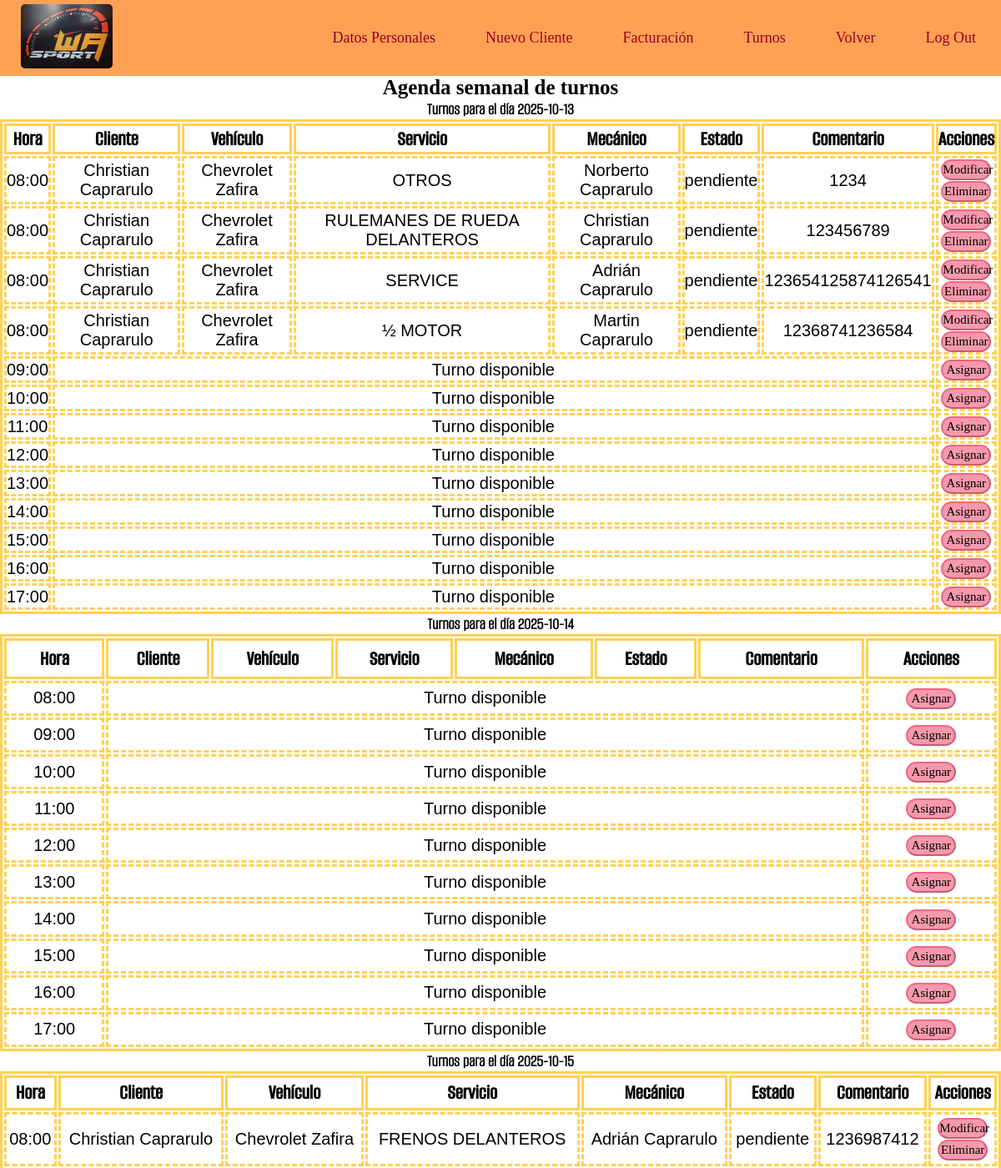
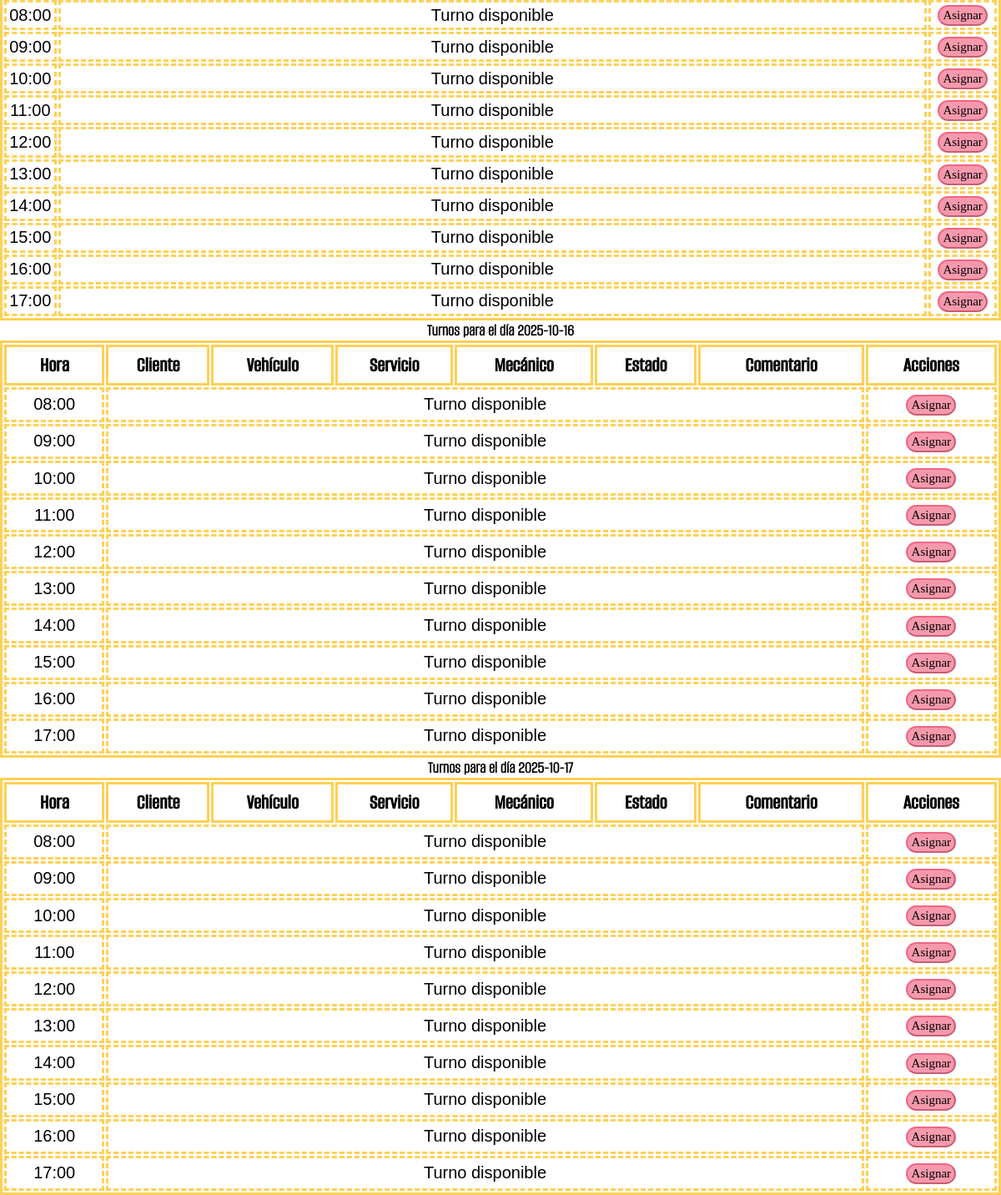
Page /turnos.php (signed in) on the committed database (2 pictures, top to bottom).
### tables this page shows
CREATE TABLE `turnos` (
  `turno_id` int(11) NOT NULL,
  `turno_fecha` date NOT NULL,
  `turno_hora` time NOT NULL,
  `cliente_DNI` char(8) DEFAULT NULL,
  `vehiculo_patente` varchar(10) DEFAULT NULL,
  `mecanico_dni` char(8) DEFAULT NULL,
  `turno_estado` enum('pendiente','finalizado') DEFAULT 'pendiente',
  `turno_comentario` text DEFAULT NULL
);

CREATE TABLE `clientes` (
  `cliente_DNI` varchar(10) NOT NULL,
  `cliente_contrasena` varchar(255) NOT NULL,
  `cliente_nombre` varchar(50) NOT NULL,
  `cliente_direccion` varchar(50) DEFAULT NULL,
  `cliente_localidad` varchar(15) DEFAULT NULL,
  `cliente_telefono` varchar(15) DEFAULT NULL,
  `cliente_email` varchar(255) NOT NULL,
  `token_recuperacion` varchar(255) DEFAULT NULL
);

CREATE TABLE `vehiculos` (
  `vehiculo_patente` varchar(10) NOT NULL,
  `cliente_DNI` varchar(10) NOT NULL,
  `vehiculo_marca` varchar(10) NOT NULL,
  `vehiculo_modelo` varchar(10) NOT NULL,
  `vehiculo_anio` varchar(4) DEFAULT NULL,
  `vehiculo_color` varchar(10) DEFAULT NULL,
  `vehiculo_motor` varchar(10) DEFAULT NULL
);

CREATE TABLE `servicios` (
  `servicio_codigo` varchar(5) NOT NULL,
  `servicio_nombre` varchar(35) NOT NULL,
  `servicio_descripcion` varchar(100) NOT NULL,
  `servicio_costo` decimal(8,2) NOT NULL
);

CREATE TABLE `empleados` (
  `empleado_DNI` varchar(10) NOT NULL,
  `empleado_contrasena` varchar(255) NOT NULL,
  `empleado_nombre` varchar(50) NOT NULL,
  `empleado_roll` varchar(255) NOT NULL,
  `empleado_email` text NOT NULL,
  `token_recuperacion` varchar(255) DEFAULT NULL,
  `empleado_direccion` varchar(50) DEFAULT NULL,
  `empleado_localidad` varchar(15) DEFAULT NULL,
  `empleado_telefono` varchar(15) DEFAULT NULL
);

### turnos.php (the view, shortened to what this page needs)
<?php
include 'conexion_base.php';
try {
    $stmt = $conexion->prepare("
        SELECT t.turno_id, t.turno_fecha, t.turno_hora, t.turno_comentario, t.turno_estado,
               c.cliente_nombre,
               v.vehiculo_marca, v.vehiculo_modelo,
               e.empleado_nombre AS mecanico_nombre,
               s.servicio_nombre
        FROM turnos t
        LEFT JOIN vehiculos v ON t.vehiculo_patente = v.vehiculo_patente
        LEFT JOIN clientes c ON t.cliente_DNI = c.cliente_DNI
        LEFT JOIN empleados e ON t.mecanico_DNI = e.empleado_DNI
        LEFT JOIN orden_trabajo ot ON t.turno_id = ot.turno_id
        LEFT JOIN servicios s ON ot.servicio_codigo = s.servicio_codigo
        WHERE t.turno_fecha BETWEEN CURDATE() AND DATE_ADD(CURDATE(), INTERVAL 6 DAY)
        ORDER BY t.turno_fecha ASC, t.turno_hora ASC
    ");
    $stmt->execute();
    $turnos = $stmt->fetchAll(PDO::FETCH_ASSOC);
} catch (PDOException $e) {
    die("Error al obtener turnos: " . $e->getMessage());
}
$turnosPorDiaHora = [];
foreach ($turnos as $turno) {
    $fecha = $turno['turno_fecha'];
    $hora = date('H:i', strtotime($turno['turno_hora']));
    $turnosPorDiaHora[$fecha][$hora][] = $turno;
}
$horarios = ["08:00", "09:00", "10:00", "11:00", "12:00", "13:00", "14:00", "15:00", "16:00", "17:00"];
$dias = [];
for ($i = 0; $i < 7; $i++) {
    $fecha = date('Y-m-d', strtotime("+$i day"));
    if (date('N', strtotime($fecha)) < 6) {
        $dias[] = $fecha;
    }
}
?>
<!DOCTYPE html>
<html lang="es">
<head>
    <link rel="stylesheet" href="estilopagina.css">
</head>
<body>
<?php include("nav_rec.php"); ?>
    <h1 class="turnos_tit">Agenda semanal de turnos</h1>
<main>
    <?php foreach ($dias as $fecha): ?>
        <section class="turnos">
            <h3>Turnos para el día <?= $fecha ?></h3>
            <table>
                <tr>
                    <th>Hora</th>
                    <th>Cliente</th>
                    <th>Vehículo</th>
                    <th>Servicio</th>
                    <th>Mecánico</th>
                    <th>Estado</th>
                    <th>Comentario</th>
                    <th>Acciones</th>
                </tr>
                <?php foreach ($horarios as $hora): ?>
                    <?php
                    $hayTurnos = isset($turnosPorDiaHora[$fecha][$hora]);
                    $turnosEnHorario = $hayTurnos ? $turnosPorDiaHora[$fecha][$hora] : [];
                    $slotsDisponibles = 4 - count($turnosEnHorario);
                    ?>
                    <?php if ($hayTurnos): ?>
                        <?php foreach ($turnosEnHorario as $turno): ?>
                            <tr>
                                <td><?= $hora ?></td>
                                <td><?= htmlspecialchars($turno['cliente_nombre'] ?? '') ?></td>
                                <td><?= htmlspecialchars(($turno['vehiculo_marca'] ?? '') . ' ' . ($turno['vehiculo_modelo'] ?? '')) ?></td>
                                <td><?= htmlspecialchars($turno['servicio_nombre'] ?? '') ?></td>
                                <td><?= htmlspecialchars($turno['mecanico_nombre'] ?? '') ?></td>
                                <td><?= htmlspecialchars($turno['turno_estado']) ?></td>
                                <td><?= htmlspecialchars($turno['turno_comentario']) ?></td>
                                <td class="acciones">
                                    <form method="post" action="modificar_turno.php">
                                        <button type="submit">Modificar</button>
                                    </form>
                                    <form method="post" action="eliminar_turno.php" onsubmit="return confirm('¿Deseás eliminar este turno?');">
                                        <button type="submit">Eliminar</button>
                                    </form>
                                </td>
                            </tr>
                        <?php endforeach; ?>
                    <?php endif; ?>
                    <?php if ($slotsDisponibles > 0): ?>
                        <tr>
                            <td><?= $hora ?></td>
                            <td colspan="6">Turno disponible</td>
                            <td class="acciones">
                                <form method="post" action="asignar_turno.php">
                                    <button type="submit">Asignar</button>
                                </form>
                            </td>
                        </tr>
                    <?php endif; ?>
                <?php endforeach; ?>
            </table>
        </section>
    <?php endforeach; ?>
</main>
</body>
</html>

### estilopagina.css (style rules this page uses)
* { margin: 0; padding: 0; box-sizing: border-box; }
html, body { width: 100%; height: 100%; }
.turnos_tit { font-family: 'Big_Shoulders_ExtraBold'; font-size: 25px; text-align: center; }
.turnos h3 { font-family: 'AlumniSans_Light'; font-size: 20px; text-align: center; }
.turnos table { width: 1200px; height: 500px; text-align: center; margin: auto; border-style: solid; border-color: #FFD054; }
.turnos th { font-family: 'AlumniSans_Medium'; font-size: 25px; text-align: center; border-style: solid; border-color: #FFD054; }
.turnos td { font-family: Arial, 'Big_Shoulders_Medium'; font-size: 20px; text-align: center; border-style: dashed; border-color: #FFD054; }
.turnos button { border-radius: 18px; background-color: #ed2e577c; border-color: #ed2e577c; width: 60px; height: 25px; font-family: 'Big_Shoulders_Medium'; font-size: 15px; }

### rows in the picture
turnos: hora "08:00", clientes.cliente_nombre "Christian Caprarulo", vehiculo_patente.vehiculo_modelo "Chevrolet Zafira", servicios.servicio_nombre "OTROS", mecanico_dni.empleado_nombre "Norberto Caprarulo", turno_estado "pendiente", turno_comentario "1234"
turnos: hora "08:00", clientes.cliente_nombre "Christian Caprarulo", vehiculo_patente.vehiculo_modelo "Chevrolet Zafira", servicios.servicio_nombre "RULEMANES DE RUEDA DELANTEROS", mecanico_dni.empleado_nombre "Christian Caprarulo", turno_estado "pendiente", turno_comentario "123456789"
turnos: hora "08:00", clientes.cliente_nombre "Christian Caprarulo", vehiculo_patente.vehiculo_modelo "Chevrolet Zafira", servicios.servicio_nombre "SERVICE", mecanico_dni.empleado_nombre "Adrián Caprarulo", turno_estado "pendiente", turno_comentario "123654125874126541"
turnos: hora "08:00", clientes.cliente_nombre "Christian Caprarulo", vehiculo_patente.vehiculo_modelo "Chevrolet Zafira", servicios.servicio_nombre "½ MOTOR", mecanico_dni.empleado_nombre "Martin Caprarulo", turno_estado "pendiente", turno_comentario "12368741236584"
turnos: hora "08:00", clientes.cliente_nombre "Christian Caprarulo", vehiculo_patente.vehiculo_modelo "Chevrolet Zafira", servicios.servicio_nombre "FRENOS DELANTEROS", mecanico_dni.empleado_nombre "Adrián Caprarulo", turno_estado "pendiente", turno_comentario "1236987412"

### other values in the picture
$fecha "2025-10-13"
$hora "09:00"
$hora "10:00"
$hora "11:00"
$hora "12:00"
$hora "13:00"
$hora "14:00"
$hora "15:00"
$hora "16:00"
$hora "17:00"
$fecha "2025-10-14"
$hora "08:00"
$fecha "2025-10-15"
$fecha "2025-10-16"
$fecha "2025-10-17"
